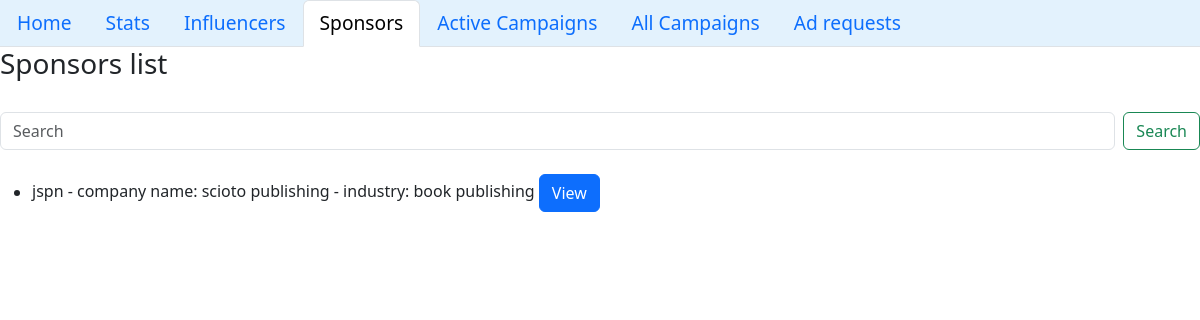
/dash/2/sponsors, run on the app's committed database.
### models.py (models this page shows)
class Sponsor(db.Model):
    __tablename__ = "sponsor_user_info"
    user_id = db.Column(db.Integer, primary_key = True, autoincrement = True)
    user_name = db.Column(db.String, nullable = False)
    email =  db.Column(db.String, nullable = False)
    fname = db.Column(db.String, nullable = False)
    password = db.Column(db.String, nullable = False)
    link =  db.Column(db.String, nullable = False)
    cname =  db.Column(db.Integer, nullable = False)
    industry =  db.Column(db.String, nullable = False)
    sp_requests=db.relationship("Sponsor_Requests",backref="sponsor_user_info")
    campaigns=db.relationship("Campaigns",backref="sponsor_user_info")
    in_requests=db.relationship("Influencer_Requests",backref="sponsor_user_info")

### app.py (the view)
@app.route('/dash/<int:uid>/sponsors')
def admin_sp(uid):
    if request.method == "GET":
        search = request.args.get("search")
        if search:
            print(search)
            content = Sponsor.query.filter(Sponsor.user_name.like(search)).all()
            content += Sponsor.query.filter(Sponsor.fname.like(search)).all()
            content += Sponsor.query.filter(Sponsor.cname.like(search)).all()
            content += Sponsor.query.filter(Sponsor.industry.like(search)).all()
        else:
            content = Sponsor.query.all()
    return render_template('admin_sp.html', content = content, user_id = uid, role = "admin")

### templates/admin_sp.html (shortened to what this page needs)
<!DOCTYPE html>
<html lang="en">
<head>
    <link href="https://cdn.jsdelivr.net/npm/bootstrap@5.3.3/dist/css/bootstrap.min.css" rel="stylesheet">
</head>
<body>
  <nav style="font-size: larger;">
    <ul class="nav nav-tabs sticky-top" style="background-color: #e3f2fd;">
        <li class="nav-item"><a class="nav-link" href="/dash">Home</a></li>
        <li class="nav-item"><a class="nav-link" href="/stats/{{role}}/{{user_id}}">Stats</a></li>
        <li class="nav-item"><a class="nav-link" href="/dash/{{user_id}}/influencers">Influencers</a></li>
        <li class="nav-item"><a class="nav-link active" aria-current="page" href="#">Sponsors</a></li>
        <li class="nav-item"><a class="nav-link" href="/dash/activecampaigns">Active Campaigns</a></li>
        <li class="nav-item"><a class="nav-link" href="/dash/allcampaigns">All Campaigns</a></li>
        <li class="nav-item"><a class="nav-link" href="/dash/{{user_id}}/adrequests">Ad requests</a></li>
    </ul>
  </nav>
    <h3>Sponsors list</h3>
    <br>
    <form class="d-flex" action="/dash/{{user_id}}/sponsors" method="get" role="search">
      <input class="form-control me-2" name="search" type="search" placeholder="Search"
          aria-label="Search">
      <button class="btn btn-outline-success" type="submit">Search</button>
    </form>
    <br>
    <ul>
      {%for row in content%}
      <li>{{row.user_name}} - company name: {{row.cname}} - industry: {{row.industry}}
        <button type="button" class="btn btn-primary" data-bs-toggle="modal" data-bs-target="#modal{{row.user_id}}">
            View
          </button>
      </li>
      {%endfor%}
    </ul>
    </body>
</html>

### data on the page
Sponsor: user_name "jspn", cname "scioto publishing", industry "book publishing"
